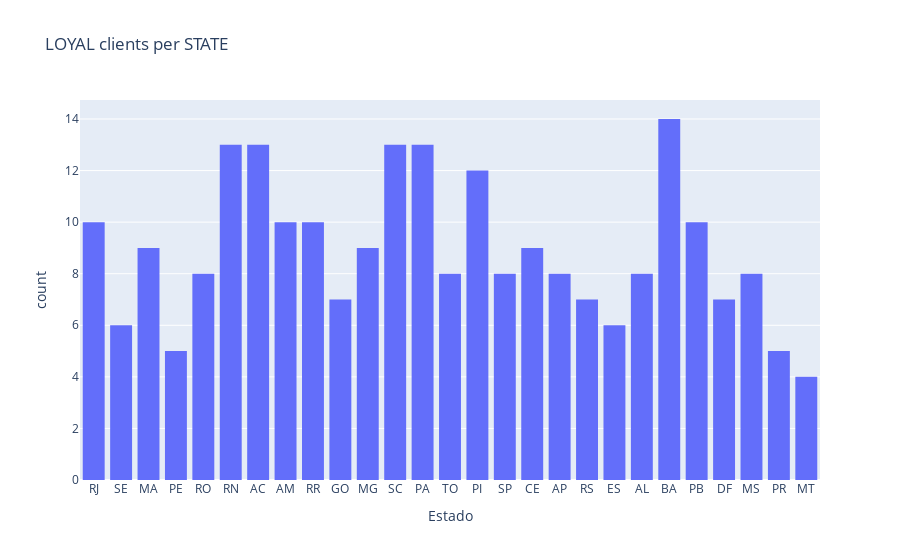

The notebook cell saved with this chart:
### Code cell
fig = px.histogram(leal_clients, x = 'Estado',
                   title = 'LOYAL clients per STATE')
fig.show()

### Figure 1 — Plotly figure (JSON) as saved in the notebook; plotly's stock layout.template omitted (floating-point values rounded to 4 significant figures; data arrays with more than 128 entries replaced by an {"elided": "..."} marker saying what was removed)
{"data": [{"alignmentgroup": "True", "bingroup": "x", "hovertemplate": "Estado=%{x}<br>count=%{y}<extra></extra>", "legendgroup": "", "marker": {"color": "#636efa", "pattern": {"shape": ""}}, "name": "", "offsetgroup": "", "orientation": "v", "showlegend": false, "type": "histogram", "x": {"elided": "240 str values"}, "xaxis": "x", "yaxis": "y"}], "layout": {"barmode": "relative", "legend": {"tracegroupgap": 0}, "title": {"text": "LOYAL clients per STATE"}, "xaxis": {"anchor": "y", "domain": [0, 1], "title": {"text": "Estado"}}, "yaxis": {"anchor": "x", "domain": [0, 1], "title": {"text": "count"}}}}
